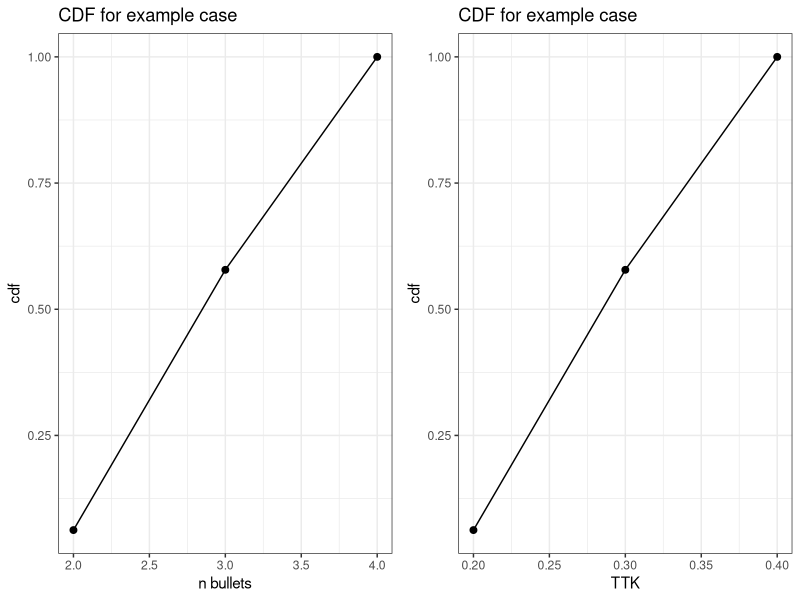
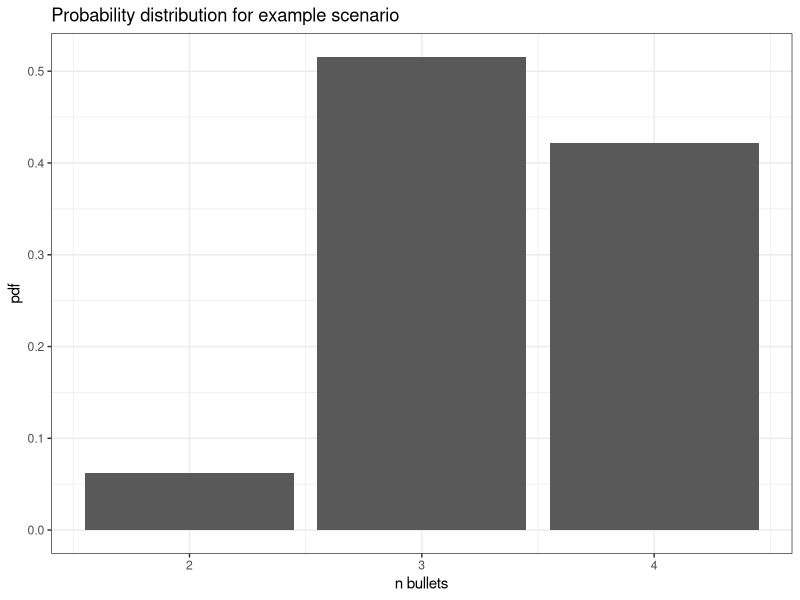
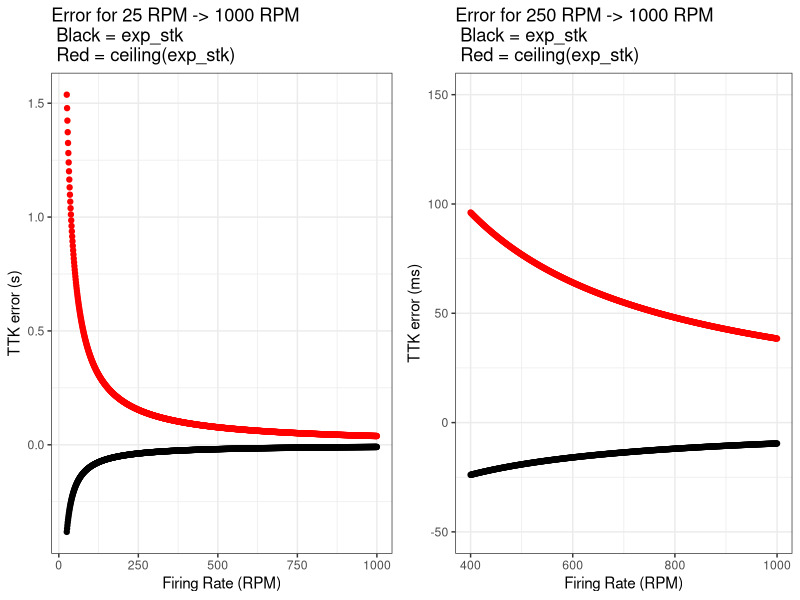
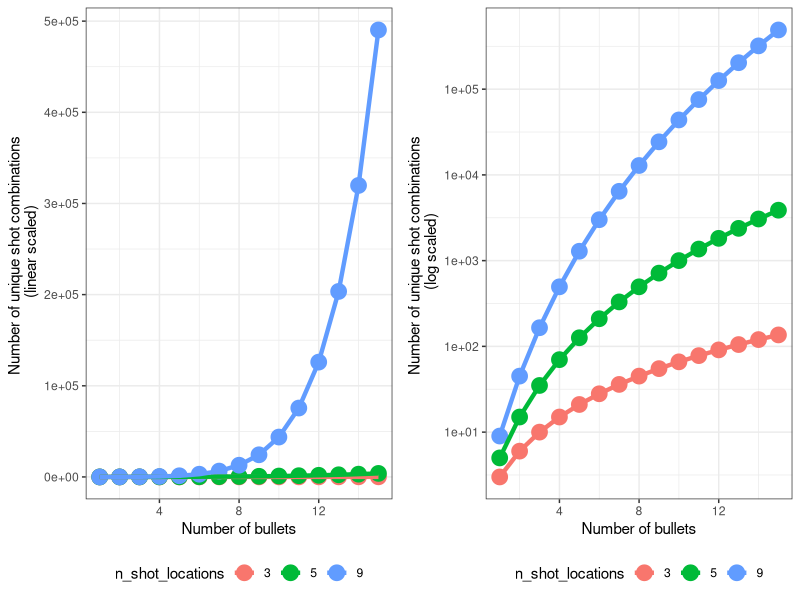
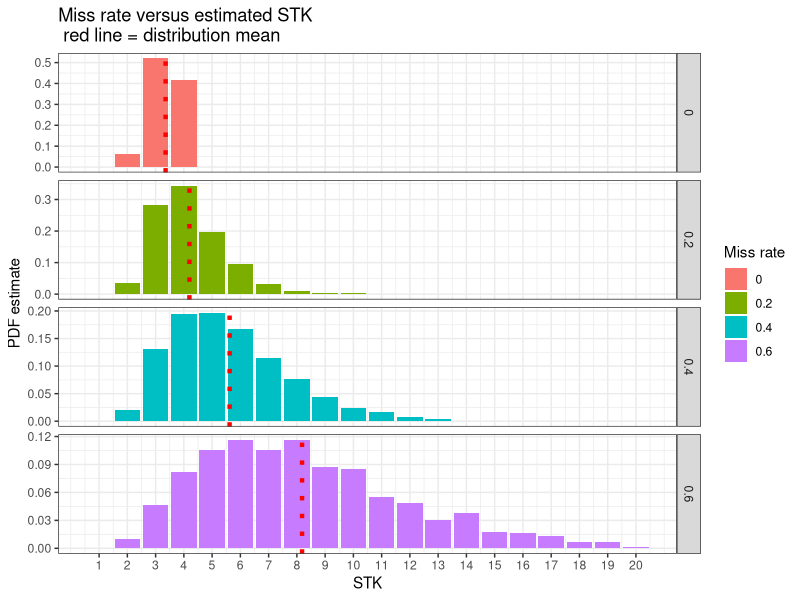

The R source for these figures, in order:
## ---- chunk 1
knitr::opts_chunk$set(echo = TRUE)
## ---- chunk 2
library(tidyverse)
## ---- chunk 3
ex <- data.frame(location = c('head', 'other'),
                 damage = c(50, 25),
                 probability = c(0.25, 0.75))

knitr::kable(ex)
## ---- chunk 4
shot2_combs <- data.frame(combination = paste0('n_', 1:3),
                         head = 2:0,
                         other = 0:2,
                         probability = 0.25^(2:0)*0.75^(0:2))

knitr::kable(shot2_combs)
## ---- chunk 5
sum(shot2_combs$probability)
## ---- chunk 6
shot2_combs <- data.frame(combination = paste0('n_', 1:3),
                         head = 2:0,
                         other = 0:2,
                         raw_probability = 0.25^(2:0)*0.75^(0:2))

2* shot2_combs$raw_probability[2]

sum(shot2_combs$raw_probability[1],
    2* shot2_combs$raw_probability[2],
    shot2_combs$raw_probability[3])

## ---- chunk 7
knitr::kable(ex)
## ---- chunk 8
# Define the potential shot combinations
shot2_combs <- data.frame(n_head = 2:0,
                         n_other = 0:2)

shot3_combs <- data.frame(n_head = 3:0,
                         n_other = 0:3)

shot4_combs <- data.frame(n_head = 4:0,
                         n_other = 0:4)

# Append them together
shot_combs <- rbind(shot2_combs,
                    shot3_combs,
                    shot4_combs)

# Add our shot_ratios and damage profile information
shot_combs$head_prob <- 0.25
shot_combs$other_prob <- 0.75
shot_combs$head_damage <- 50
shot_combs$other_damage <- 25

# Find the multinomial probability for each combination
shot_combs <- shot_combs %>%
  mutate(n = n_head + n_other) %>%
  mutate(prob = factorial(n)/(factorial(n_head)*factorial(n_other))* head_prob^n_head*other_prob^n_other)

knitr::kable(shot_combs)
## ---- chunk 9
# Compute damage dealt by each combination and whether that would kill a target
shot_combs <- shot_combs %>%
  mutate(damage = n_head*head_damage + n_other*other_damage) %>%
  mutate(target_killed = damage >= 100)
## ---- chunk 10
knitr::kable(shot_combs)
## ---- chunk 11
# Find the cumulative distribution (chance to kill) in n bullets 
stk <- shot_combs %>%
  group_by(n) %>%
  summarize(cdf = sum(prob*target_killed))
## ---- chunk 12
knitr::kable(stk)
## ---- chunk 13
p1 <- ggplot(stk, aes(x = n, y = cdf))+
  geom_point(size = 2)+
  geom_line()+
  theme_bw()+
  xlab('n bullets')+
  ggtitle('CDF for example case')

p2 <- ggplot(stk, aes(x = n*60/600, y = cdf))+
  geom_point(size = 2)+
  geom_line()+
  theme_bw()+
  xlab('TTK')+
  ggtitle('CDF for example case')

gridExtra::grid.arrange(p1, p2, ncol = 2)
## ---- chunk 14
stk <- stk %>%
  mutate(pdf = cdf - lag(cdf, default = 0))

## ---- chunk 15
ggplot(stk, aes(x = n, y = pdf))+
  geom_col()+
  theme_bw()+
  xlab('n bullets')+
  ggtitle('Probability distribution for example scenario')
## ---- chunk 16
stk_summary <- stk %>%
  summarize(mean_stk = sum(n*pdf),
            mode_stk = n[which.max(pdf)])

stk_summary$median_stk <- stk %>%
  filter(cdf >= 0.5) %>%
  filter(cdf == min(cdf)) %>%
  dplyr::select(n) %>%
  pull()

knitr::kable(stk_summary)
## ---- chunk 17
knitr::kable(ex)
## ---- chunk 18
expected_damage = sum(ex$damage*ex$probability)
expected_damage

expected_stk <- 100 / expected_damage
expected_stk

expected_ttk <- (3.2 - 1)*60/600 # Fire rate of 600 RPM
expected_ttk
## ---- chunk 19
stk_summary$mean_stk - expected_stk
## ---- chunk 20
fr <- data.frame(firing_rate = 25:1000,
           firing_period = 60/25:1000,
           mean_stk = stk_summary$mean_stk,
           exp_stk = expected_stk,
           exp_stkr = ceiling(expected_stk))

p1 <- ggplot(fr, aes(x = firing_rate, y = ((exp_stk - mean_stk))*firing_period))+
  geom_point()+
  geom_point(aes(x = firing_rate, y = (exp_stkr - mean_stk)*firing_period), color = 'red')+
  xlab('Firing Rate (RPM)')+
  ylab('TTK error (s)')+
  theme_bw()+
  ggtitle('Error for 25 RPM -> 1000 RPM \n Black = exp_stk \n Red = ceiling(exp_stk)')

p2 <- ggplot(fr, aes(x = firing_rate, y = ((exp_stk - mean_stk))*firing_period*1000))+
  geom_point()+
  geom_point(aes(x = firing_rate, y = (exp_stkr - mean_stk)*firing_period*1000), color = 'red')+
  xlab('Firing Rate (RPM)')+
  ylab('TTK error (ms)')+
  theme_bw()+
  xlim(c(400,1000))+
  ylim(c(-50,150))+
  ggtitle('Error for 250 RPM -> 1000 RPM \n Black = exp_stk \n Red = ceiling(exp_stk)')

gridExtra::grid.arrange(p1,p2, ncol = 2)
## ---- chunk 21
combinations <- data.frame(r = rep(1:15, 3), n = c(rep(3,15),
                                                   rep(5,15),
                                                   rep(9,15)))

combinations <- combinations %>%
  mutate(combs = factorial(n+r-1)/(factorial(r)*factorial(n-1)))

p1 <- ggplot(combinations, aes(x = r, y = combs, color = as.factor(n)))+
  geom_point(size = 5)+
  geom_line(size = 1.5)+
  theme_bw()+
  xlab('Number of bullets')+
  ylab('Number of unique shot combinations \n (linear scaled)')+
  labs(color = 'n_shot_locations')+
  theme(legend.position = 'bottom')

p2 <- ggplot(combinations, aes(x = r, y = combs, color = as.factor(n)))+
  geom_point(size = 5)+
  geom_line(size = 1.5)+
  theme_bw()+
  xlab('Number of bullets')+
  ylab('Number of unique shot combinations \n (log scaled)')+
  labs(color = 'n_shot_locations')+
  scale_y_log10()+
  theme(legend.position = 'bottom')

gridExtra::grid.arrange(p1, p2, ncol = 2)
## ---- chunk 22
# Write function to simulate samples for X bullets
multinom_gun_sim <- function(X,
                             n_samples = 10000,
                             shot_probs = c(0.25,0.75),
                             damage = c(50, 25),
                             health = 100,
                             miss = 0){
  
   multinom_results <- rmultinom(n = n_samples,
                              size = X,
                              prob = c(shot_probs*(1-miss), miss))
   
   multinom_damages <- multinom_results*c(damage, 0)
   
   cdf_estimate = sum(colSums(multinom_damages) >= health)/n_samples
   
   return(tibble(n_bullets = X,
                 cdf_est = cdf_estimate,
                 miss_rate = miss))
}

# Use function to assess STK at different miss ratios
miss_ratios <- seq(from = 0, to = 0.6, by = 0.2)

for(i in 1:length(miss_ratios)){
  curr_probs <- sapply(X = 1:20,
                FUN = multinom_gun_sim,
                health = 100,
                damage = c(50,25),
                shot_probs = c(.25,.75),
                miss = miss_ratios[i])
  
  curr_probs_tibble <- tibble(n_bullets = unlist(t(curr_probs)[,1]),
                     cdf_est = unlist(t(curr_probs)[,2]),
                     miss_rate = unlist(t(curr_probs)[,3])) %>%
    mutate(pdf_est = cdf_est - lag(cdf_est, default = 0))
  
  if(i == 1){
    probs_tibble <- curr_probs_tibble
  }else{
    probs_tibble <- rbind(probs_tibble,
                          curr_probs_tibble)
  }
}


probs_mean <- probs_tibble %>%
  group_by(miss_rate) %>%
  summarize(mean_stk = sum(n_bullets * pdf_est))

ggplot(probs_tibble, aes(x = n_bullets, y = pdf_est, fill = as.factor(miss_rate)))+
  geom_col()+
  geom_vline(data = probs_mean, aes(xintercept = mean_stk), linetype = 'dotted', color = 'red', size = 1.5)+
  facet_grid(vars(miss_rate), scales = 'free_y')+
  theme_bw()+
  ylab('PDF estimate')+
  xlab('STK')+
  ggtitle('Miss rate versus estimated STK \n red line = distribution mean')+
  scale_x_continuous(breaks = 1:20)+
  labs(fill = 'Miss rate')
  
